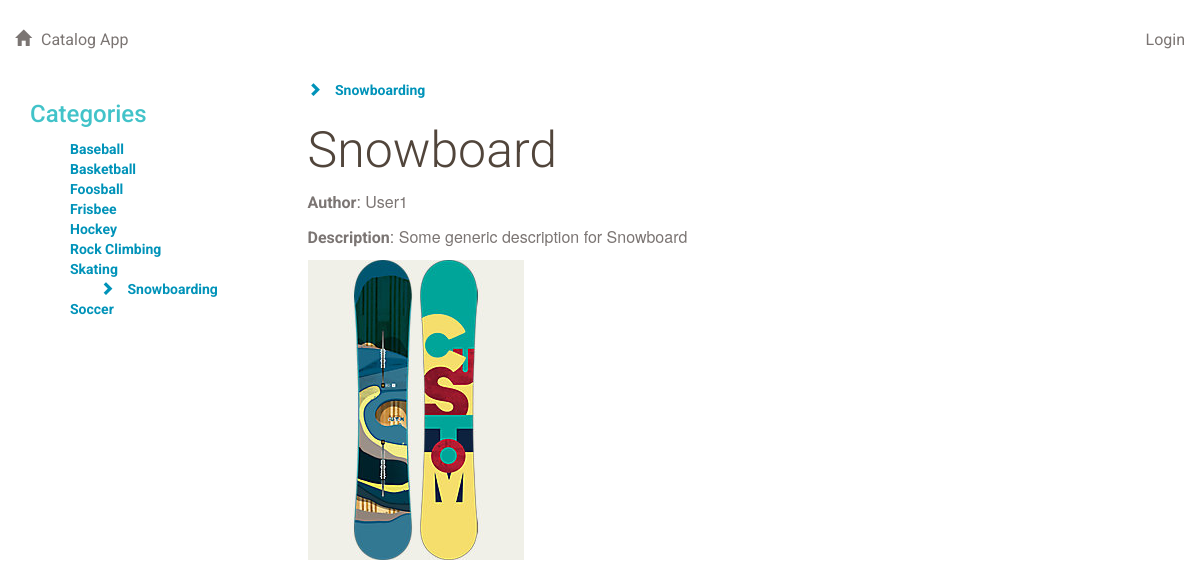
Page /catalog/Snowboarding/Snowboard/ on the committed database.
### db.py (models this page shows, shortened)
class Category(Base):
    __tablename__ = 'category'
    id = Column(Integer, primary_key = True)
    name = Column(String(100), nullable = False, unique = True)
    user_id = Column(Integer, ForeignKey('user.id'))
    user = relationship(User)

class Item(Base):
    __tablename__ = 'item'
    id = Column(Integer, primary_key = True)
    name = Column(String(100), nullable = False, unique = True)
    description = Column(String(500))
    category_id = Column(Integer, ForeignKey('category.id'))
    category = relationship(Category)
    last_updated = Column(DateTime, server_default=sqlalchemy.func.now(), onupdate=sqlalchemy.func.now())
    user_id = Column(Integer, ForeignKey('user.id'))
    user = relationship(User)
    picture = Column(String(500))

class User(Base):
    __tablename__ = 'user'
    id = Column(Integer, primary_key=True)
    name = Column(String(250), nullable=False)
    email = Column(String(250), unique=True, nullable=False)
    picture = Column(String(500), nullable=True)

### application.py (the view)
@app.route('/catalog/<category_name>/<item_name>/')
def showCategoryItemByName(category_name, item_name):
    categories = session.query(Category).order_by(asc(Category.name))
    category_id = getCategoryName(category_name)
    item = session.query(Item).join(Item.category).filter(Category.name == category_name, Item.name == item_name).one()
    return render_template('ShowItem.html', categories = categories, item = item, category_name = category_name)

### application.py (called while the page is built)
def getCategoryName(category_name):
    return session.query(Category).filter(func.lower(Category.name) == func.lower(category_name)).one().id

### templates/ShowItem.html (shortened to what this page needs)
{% extends "main.html" %}
{% block content %}
<div class="row">
        <a href="{{url_for('showCategoryItemsByName', category_name = item.category.name)}}"><span class="glyphicon glyphicon-chevron-right" aria-hidden="true"></span> {{item.category.name}}</a>
        <h1>{{item.name}}</h1>
</div>
<div class="row">
    <p> <b>Author</b>: {{item.user.name}} </p>
    <p>
        <b>Description</b>: {{item.description}}
    </p>
    {% if item.picture %}
      <img src="/uploads/{{item.picture}}" alt="{{item.name}}">
    {% endif %}
</div>
{% endblock %}

### templates/inc/categories.html (shortened to what this page needs)
<div>
    <h2>Categories</h2>
</div>
<div>
<ul>
    {% for cat in categories %}
        <li><a href="{{url_for('showCategoryItemsByName', category_name = cat.name)}}">
        {% if category_name %}
            {% if category_name == cat.name %}
              <span class="glyphicon glyphicon-chevron-right" aria-hidden="true"></span>
            {% endif %}
        {% endif %}
        {{cat.name}}</a></li>
    {% endfor %}
</ul>
</div>

### static/styles.css (style rules this page uses)
* { font-family: "Helvetica Neue Bold", Roboto, Helvetica, Arial, sans-serif; font-weight: 700; }
h1 { font-family: "Helvetica Neue Light", Roboto, Helvetica, Arial, sans-serif; font-size: 50px; color: #51453B; line-height: 60px; font-weight: 300; }
h2 { font-size: 24px; color: #42C3C9; line-height: 29px; }
p { font-family: "Helvetica Neue", Roboto, Helvetica, Arial, sans-serif; font-size: 16px; color: #7B7573; line-height: 24px; font-weight: 400; }
a { font-size: 14px; color: #0093B9; line-height: 17px; }
.glyphicon { margin-right: 10px; }
ul { list-style-type: none; }

### rows in the picture
Category: name "Baseball"
Category: name "Basketball"
Category: name "Foosball"
Category: name "Frisbee"
Category: name "Hockey"
Category: name "Rock Climbing"
Category: name "Skating"
Category: name "Snowboarding", category.name "Snowboarding"
Category: name "Soccer"
Item: name "Snowboard", description "Some generic description for Snowboard", picture (picture)
User: user.name "User1"
